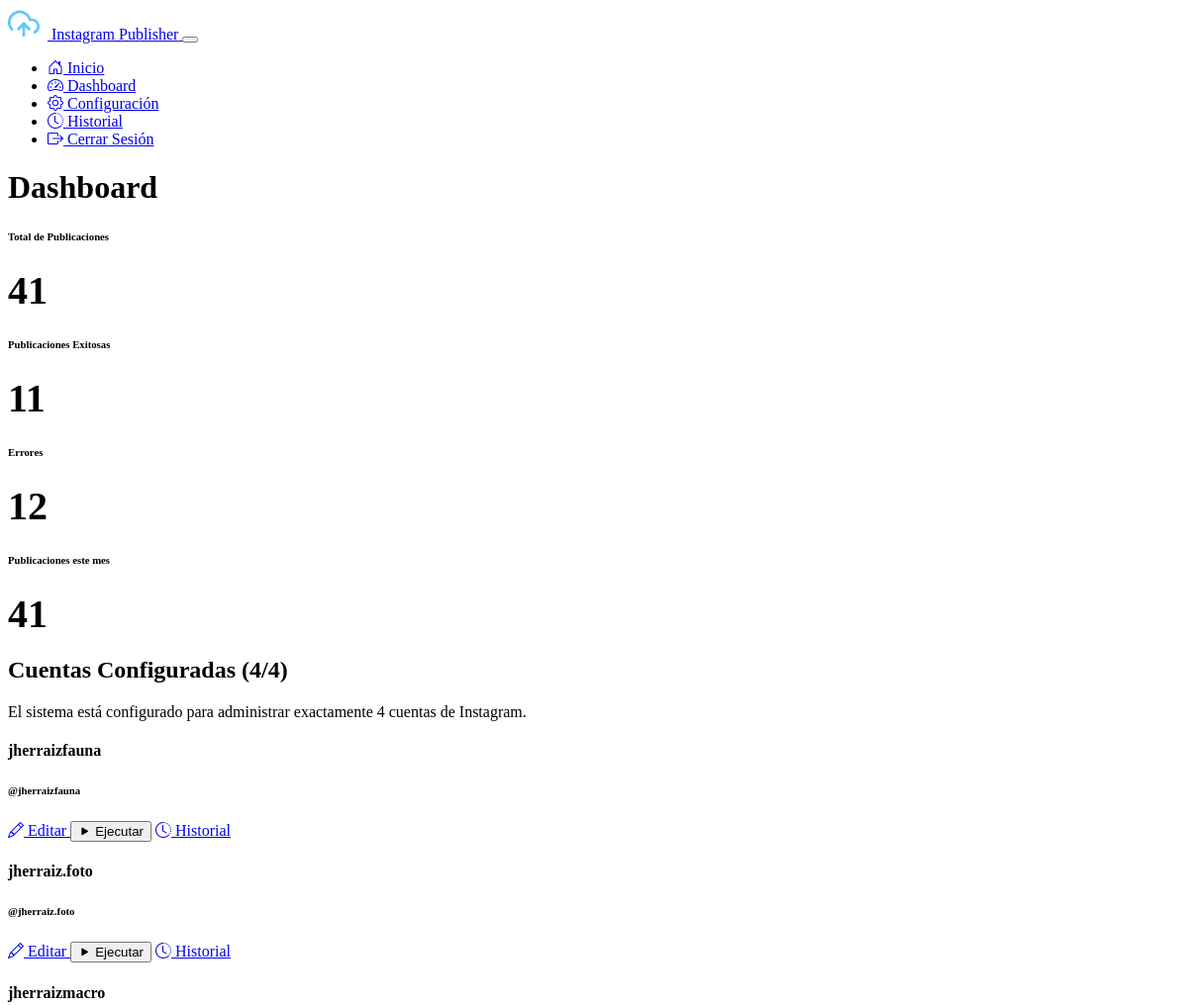
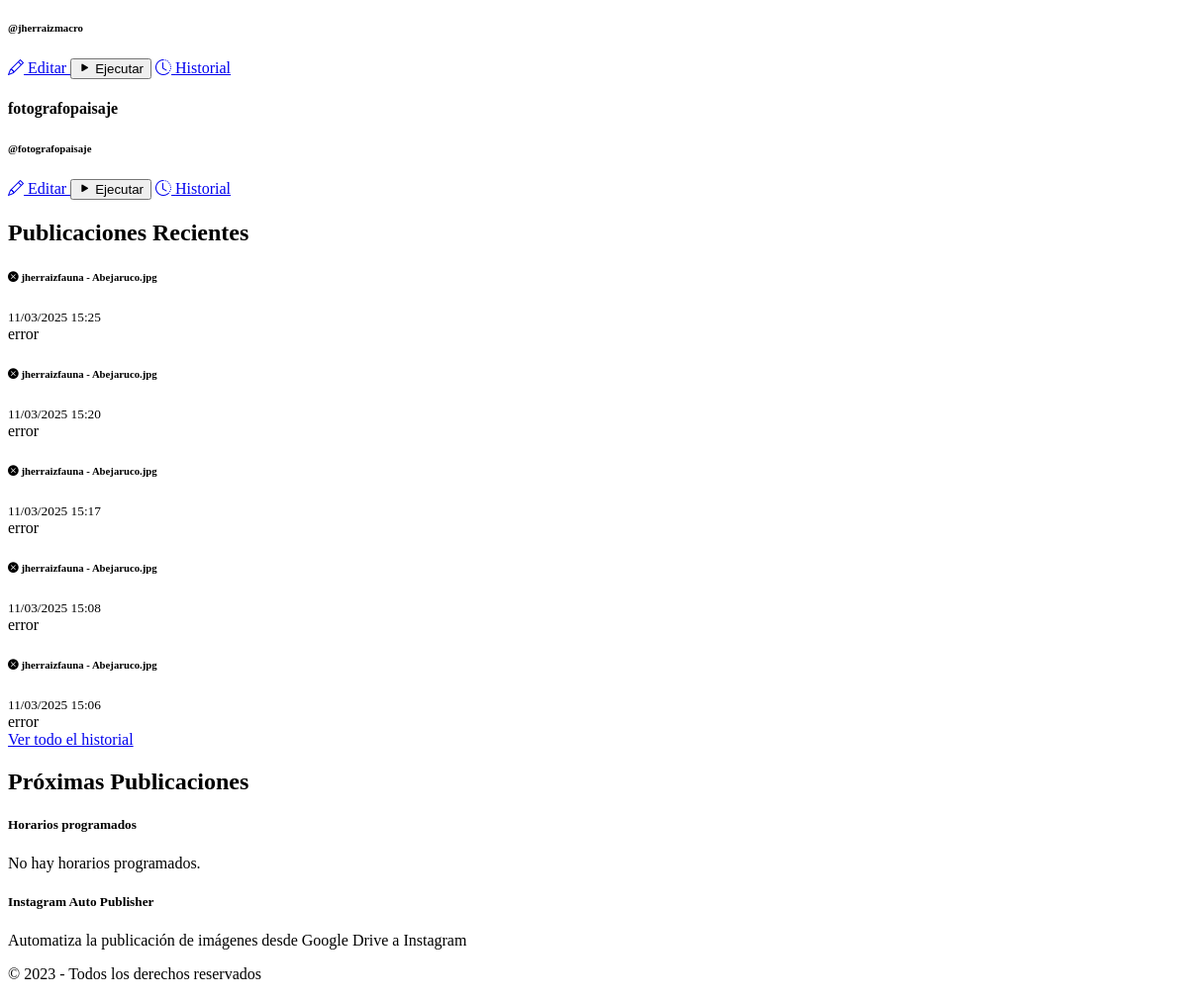
Page /dashboard (signed in) on the earlier database version (2 pictures, top to bottom).
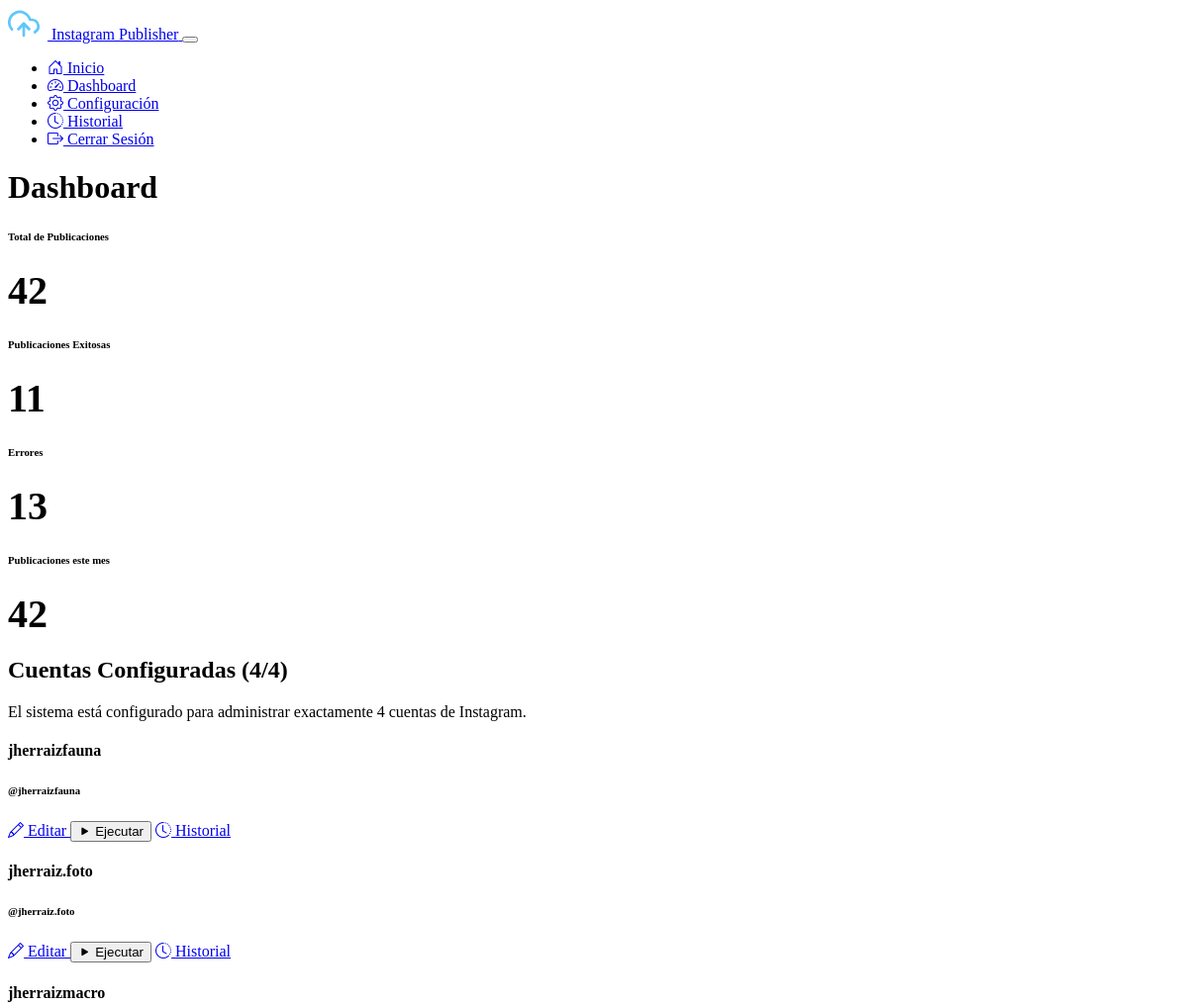
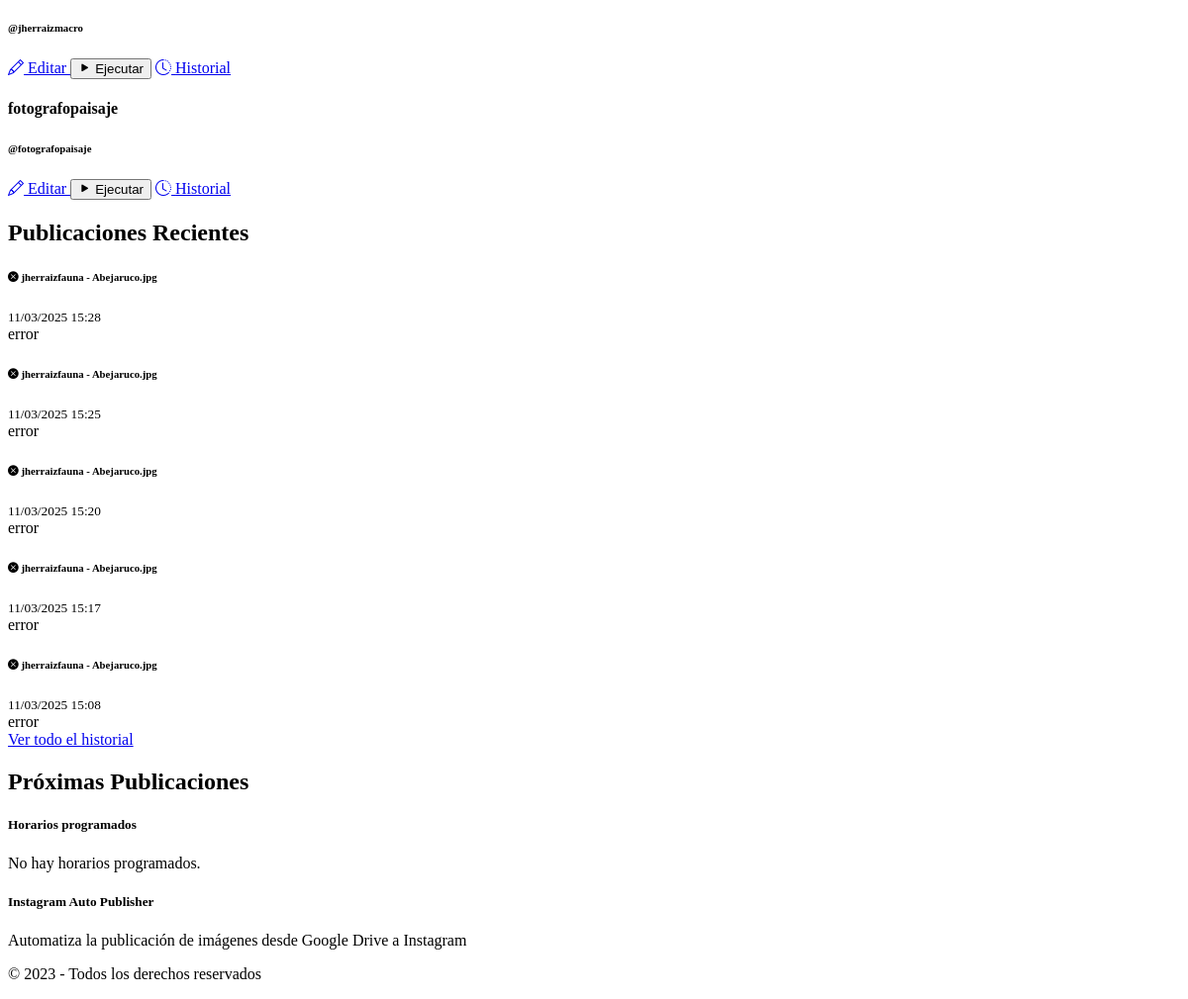
Same page on the later database version (2 pictures, top to bottom).
### models.py (models this page shows)
class Account(db.Model):
    id = db.Column(db.Integer, primary_key=True)
    name = db.Column(db.String(100), nullable=False)
    instagram_username = db.Column(db.String(100), nullable=False)
    instagram_password = db.Column(db.String(100), nullable=False)
    google_credentials = db.Column(db.Text)
    folder_id = db.Column(db.String(100))
    gemini_api_key = db.Column(db.String(100))
    created_at = db.Column(db.DateTime, default=datetime.utcnow)
    updated_at = db.Column(db.DateTime, default=datetime.utcnow, onupdate=datetime.utcnow)
    publications = db.relationship('PublicationHistory', backref='account', lazy=True)
    gemini_prompt = db.Column(db.Text, default="Describe la imagen que te envío con un texto continuo ideal para un pie de foto en Instagram. Identifica la especie del ave y proporciona detalles sobre su aspecto, hábitat y distribución, manteniendo un tono natural, atractivo y animado. Incluye emojis y hashtags adecuados para resaltar la belleza de la naturaleza y la fotografía de aves. Con enfoque en la fotografía. Responde únicamente con el texto solicitado, sin añadir introducciones ni comentarios adicionales.")
    morning_post = db.Column(db.Boolean, default=True)
    morning_time = db.Column(db.String(5), default="08:00")
    afternoon_post = db.Column(db.Boolean, default=True)
    afternoon_time = db.Column(db.String(5), default="15:00")
    evening_post = db.Column(db.Boolean, default=True)
    evening_time = db.Column(db.String(5), default="22:00")

class PublicationHistory(db.Model):
    id = db.Column(db.Integer, primary_key=True)
    account_id = db.Column(db.Integer, db.ForeignKey('account.id'), nullable=False)
    timestamp = db.Column(db.DateTime, default=datetime.utcnow)
    status = db.Column(db.String(20))
    details = db.Column(db.Text)
    image_name = db.Column(db.String(255), nullable=True)

### app.py (the view)
@app.route('/dashboard')
@login_required
def dashboard():
    accounts = Account.query.all()
    total_posts = PublicationHistory.query.count()
    success_posts = PublicationHistory.query.filter_by(status='success').count()
    error_posts = PublicationHistory.query.filter_by(status='error').count()
    recent_publications = PublicationHistory.query.order_by(PublicationHistory.timestamp.desc()).limit(5).all()
    current_month = datetime.now().month
    current_year = datetime.now().year
    monthly_posts = PublicationHistory.query.filter(
        (db.extract('month', PublicationHistory.timestamp) == current_month) &
        (db.extract('year', PublicationHistory.timestamp) == current_year)
    ).count()
    return render_template('dashboard.html',
                           accounts=accounts,
                           total_posts=total_posts,
                           success_posts=success_posts,
                           error_posts=error_posts,
                           recent_publications=recent_publications,
                           monthly_posts=monthly_posts)

### app.py (called while the page is built)
@login_manager.user_loader
def load_user(user_id):
    return User.query.get(int(user_id))

### templates/dashboard.html (shortened to what this page needs)
{% extends 'base.html' %}
{% block content %}
<div class="container">
    <h1 class="mb-4">Dashboard</h1>
    <div class="row g-4 mb-5">
        <div class="col-md-3">
            <div class="card h-100 bg-primary bg-opacity-10 border-primary">
                <div class="card-body text-center p-4">
                    <h6 class="text-muted mb-3">Total de Publicaciones</h6>
                    <div class="dashboard-number">{{ total_posts }}</div>
                </div>
            </div>
        </div>
        <div class="col-md-3">
            <div class="card h-100 bg-success bg-opacity-10 border-success">
                <div class="card-body text-center p-4">
                    <h6 class="text-muted mb-3">Publicaciones Exitosas</h6>
                    <div class="dashboard-number text-success">{{ success_posts }}</div>
                </div>
            </div>
        </div>
        <div class="col-md-3">
            <div class="card h-100 bg-danger bg-opacity-10 border-danger">
                <div class="card-body text-center p-4">
                    <h6 class="text-muted mb-3">Errores</h6>
                    <div class="dashboard-number text-danger">{{ error_posts }}</div>
                </div>
            </div>
        </div>
        <div class="col-md-3">
            <div class="card h-100 bg-info bg-opacity-10 border-info">
                <div class="card-body text-center p-4">
                    <h6 class="text-muted mb-3">Publicaciones este mes</h6>
                    <div class="dashboard-number text-info">{{ monthly_posts }}</div>
                </div>
            </div>
        </div>
    </div>
    <h2 class="mb-3">Cuentas Configuradas ({{ accounts|length }}/4)</h2>
    <p class="text-muted mb-3">El sistema está configurado para administrar exactamente 4 cuentas de Instagram{% if accounts|length < 4 %}, puedes crear {{ 4 - accounts|length }} más{% endif %}.</p>
    <div class="row g-4 mb-5">
        {% for account in accounts %}
        <div class="col-lg-4 col-md-6">
            <div class="card h-100 account-card">
                <div class="card-body">
                    <h4 class="card-title">{{ account.name }}</h4>
                    <h6 class="card-subtitle mb-2 text-muted">@{{ account.instagram_username }}</h6>
                    <div class="d-flex mt-3">
                        <a href="{{ url_for('edit_account', account_id=account.id) }}" class="btn btn-sm btn-outline-primary me-2">
                            <i class="bi bi-pencil"></i> Editar
                        </a>
                        <button type="button" class="btn btn-sm btn-outline-success me-2 run-script" data-account-id="{{ account.id }}">
                            <span class="button-text"><i class="bi bi-play-fill"></i> Ejecutar</span>
                        </button>
                        <a href="{{ url_for('history', account_id=account.id) }}" class="btn btn-sm btn-outline-secondary">
                            <i class="bi bi-clock-history"></i> Historial
                        </a>
                    </div>
                </div>
            </div>
        </div>
        {% endfor %}
    </div>
    <div class="row mb-5">
        <div class="col-md-8">
            <h2 class="mb-3">Publicaciones Recientes</h2>
            {% if recent_publications %}
            <div class="card">
                <div class="card-body p-0">
                    <div class="list-group list-group-flush">
                        {% for pub in recent_publications %}
                        <div class="list-group-item">
                            <div class="d-flex justify-content-between align-items-center">
                                <div>
                                    <h6 class="mb-1">
                                        {% if pub.status == 'success' %}
                                        <i class="bi bi-check-circle-fill text-success"></i>
                                        {% elif pub.status == 'error' %}
                                        <i class="bi bi-x-circle-fill text-danger"></i>
                                        {% else %}
                                        <i class="bi bi-info-circle-fill text-info"></i>
                                        {% endif %}
                                        {{ pub.account.name }}
                                        {% if pub.image_name %}
                                        - {{ pub.image_name }}
                                        {% endif %}
                                    </h6>
                                    <small class="text-muted">{{ pub.timestamp.strftime('%d/%m/%Y %H:%M') }}</small>
                                </div>
                                <span class="badge {% if pub.status == 'success' %}bg-success{% elif pub.status == 'error' %}bg-danger{% else %}bg-info{% endif %}">
                                    {{ pub.status }}
                                </span>
                            </div>
                        </div>
                        {% endfor %}
                    </div>
                </div>
                <div class="card-footer text-center">
                    <a href="{{ url_for('history') }}" class="btn btn-sm btn-outline-primary">Ver todo el historial</a>
                </div>
            </div>
            {% else %}
            <div class="alert alert-info">
                <p>No hay publicaciones recientes para mostrar.</p>
            </div>
            {% endif %}
        </div>
        <div class="col-md-4">
            <h2 class="mb-3">Próximas Publicaciones</h2>
            <div class="card">
                <div class="card-body">
                    <h5 class="card-title">Horarios programados</h5>
                    {% set has_schedules = false %}
                    {% for account in accounts %}
                        {% if account.morning_post or account.afternoon_post or account.evening_post %}
                            {% set has_schedules = true %}
                        {% endif %}
                    {% endfor %}
                    {% if has_schedules %}
                    <ul class="list-group list-group-flush">
                        {% for account in accounts %}
                            {% if account.morning_post %}
                            <li class="list-group-item d-flex justify-content-between align-items-center">
                                <div>
                                    <i class="bi bi-sunrise text-warning"></i>
                                    {{ account.name }}
                                </div>
                                <span class="badge bg-primary">{{ account.morning_time }}</span>
                            </li>
                            {% endif %}
                            {% if account.afternoon_post %}
                            <li class="list-group-item d-flex justify-content-between align-items-center">
                                <div>
                                    <i class="bi bi-sun text-warning"></i>
                                    {{ account.name }}
                                </div>
                                <span class="badge bg-primary">{{ account.afternoon_time }}</span>
                            </li>
                            {% endif %}
                            {% if account.evening_post %}
                            <li class="list-group-item d-flex justify-content-between align-items-center">
                                <div>
                                    <i class="bi bi-moon text-info"></i>
                                    {{ account.name }}
                                </div>
                                <span class="badge bg-primary">{{ account.evening_time }}</span>
                            </li>
                            {% endif %}
                        {% endfor %}
                    </ul>
                    {% else %}
                    <p class="card-text text-muted">No hay horarios programados.</p>
                    {% endif %}
                </div>
            </div>
        </div>
    </div>
</div>
{% endblock %}

### templates/base.html (shortened to what this page needs)
<!DOCTYPE html>
<html lang="es" data-bs-theme="dark">
<head>
    <link href="https://cdn.replit.com/agent/bootstrap-agent-dark-theme.min.css" rel="stylesheet">
    <link rel="stylesheet" href="https://cdn.jsdelivr.net/npm/bootstrap-icons@1.11.1/font/bootstrap-icons.css">
    <link rel="stylesheet" href="{{ url_for('static', filename='css/custom.css') }}">
</head>
<body>
    <nav class="navbar navbar-expand-lg navbar-dark bg-dark">
        <div class="container">
            <a class="navbar-brand d-flex align-items-center" href="{{ url_for('index') }}">
                <img src="{{ url_for('static', filename='icons/logo.svg') }}" alt="Logo" class="app-logo">
                <span>Instagram Publisher</span>
            </a>
            <button class="navbar-toggler" type="button" data-bs-toggle="collapse" data-bs-target="#navbarNav" aria-controls="navbarNav" aria-expanded="false" aria-label="Toggle navigation">
            </button>
            <div class="collapse navbar-collapse" id="navbarNav">
                <ul class="navbar-nav ms-auto">
                    <li class="nav-item">
                        <a class="nav-link {% if request.path == url_for('index') %}active{% endif %}" href="{{ url_for('index') }}">
                            <i class="bi bi-house-door"></i> Inicio
                        </a>
                    </li>
                    {% if current_user.is_authenticated %}
                    <li class="nav-item">
                        <a class="nav-link {% if request.path == url_for('dashboard') %}active{% endif %}" href="{{ url_for('dashboard') }}">
                            <i class="bi bi-speedometer2"></i> Dashboard
                        </a>
                    </li>
                    <li class="nav-item">
                        <a class="nav-link {% if request.path == url_for('config') %}active{% endif %}" href="{{ url_for('config') }}">
                            <i class="bi bi-gear"></i> Configuración
                        </a>
                    </li>
                    <li class="nav-item">
                        <a class="nav-link {% if request.path.startswith('/history') %}active{% endif %}" href="{{ url_for('history') }}">
                            <i class="bi bi-clock-history"></i> Historial
                        </a>
                    </li>
                    <li class="nav-item">
                        <a class="nav-link" href="{{ url_for('logout') }}">
                            <i class="bi bi-box-arrow-right"></i> Cerrar Sesión
                        </a>
                    </li>
                    {% else %}
                    <li class="nav-item">
                        <a class="nav-link {% if request.path == url_for('login') %}active{% endif %}" href="{{ url_for('login') }}">
                            <i class="bi bi-person"></i> Login
                        </a>
                    </li>
                    {% endif %}
                </ul>
            </div>
        </div>
    </nav>
    <main class="py-4">
        {% block content %}{% endblock %}
    </main>
    <footer class="bg-dark text-light py-4 mt-5">
        <div class="container">
            <div class="row">
                <div class="col-md-6">
                    <h5>Instagram Auto Publisher</h5>
                    <p class="text-muted">Automatiza la publicación de imágenes desde Google Drive a Instagram</p>
                </div>
                <div class="col-md-6 text-md-end">
                    <p class="mb-0">&copy; 2023 - Todos los derechos reservados</p>
                </div>
            </div>
        </div>
    </footer>
</body>
</html>

### static/css/custom.css (style rules this page uses)
.account-card { border-left: 4px solid var(--bs-info); transition: all 0.2s ease-in-out; }
.dashboard-number { font-size: 2.5rem; font-weight: bold; }
.app-logo { width: 32px; height: 32px; margin-right: 8px; }

Differences in the rows shown:
no longer on this page (row unchanged): PublicationHistory: account.name "jherraizfauna", image_name "Abejaruco.jpg", timestamp "11/03/2025 15:06", status "error"
added PublicationHistory: account.name "jherraizfauna", image_name "Abejaruco.jpg", timestamp "11/03/2025 15:28", status "error"
Other differences:
{{ total_posts }}: "41" → "42"
{{ error_posts }}: "12" → "13"
{{ monthly_posts }}: "41" → "42"
